Frame 1 (no input): blank canvas, image omitted
Frame 60 (the mouse pressed at the canvas centre just before this capture): blank canvas, image omitted
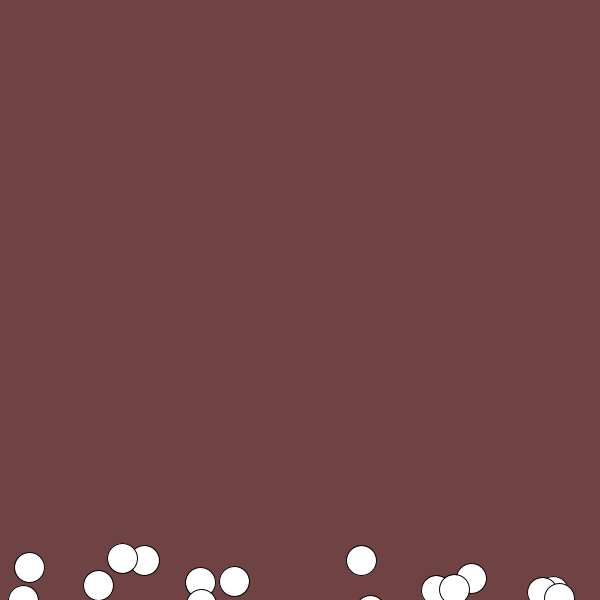
Frame 120 (the mouse held since frame 60 and released just before this capture)

The Processing sketch whose frames 1 and 60 were blank and that drew this single picture after the mouse press (run headless with seeded random() and noise(); from frame 60 on, the mouse is pressed at the canvas centre):

// Processing sketch: Arrays
// ── Arrays.pde
//Code made from an example in class

public int iCLICK;

ArrayList<Circle> circles = new ArrayList<Circle>();

void setup() {
  size(600, 600);
}

//creates displayed "items" before they are displayed
void mousePressed(){
  for(int i = 0; i < 100; i++){
    circles.add(new Circle(mouseX, mouseY));   
  }
  
//checks what icon it should display the item as
  if(iCLICK >= 3){
      iCLICK = 0;
    }
      iCLICK = iCLICK + 1;  
}

void draw() {
  background(#6F4343);
  //runs the .move and .display function for all "items"
  for (int i = circles.size()-1; i >= 0; i--) {
    circles.get(i).move();
    circles.get(i).display();
  //remove (i) "item" from list if it is of screen   
    if(circles.get(i).isOffScreen()){
      circles.remove(i);
    }
  }
}

// ── Class.pde
class Circle {

  float x;
  float y;
  float xSpeed = random(-5, 5);
  float ySpeed = random(-5, 5);
  
  Circle(float x, float y){
    this.x = x;
    this.y = y;
  }

  
  void move() {

    ySpeed = ySpeed + 0.3;

    x += xSpeed;
    y += ySpeed;
  }

  void display() {
    if(iCLICK == 1) {
    ellipse(x, y, 30, 30);
    }
    else if(iCLICK == 2) {
    rect(x, y, 30, 30);
    }
    else if(iCLICK == 3) {
    triangle(x, y, x + 30, y + 30, x -30, y + 30);
    }
  }
  
  boolean isOffScreen(){
    return x < 0 || x > width || y < 0 || y > height;
  }
}
